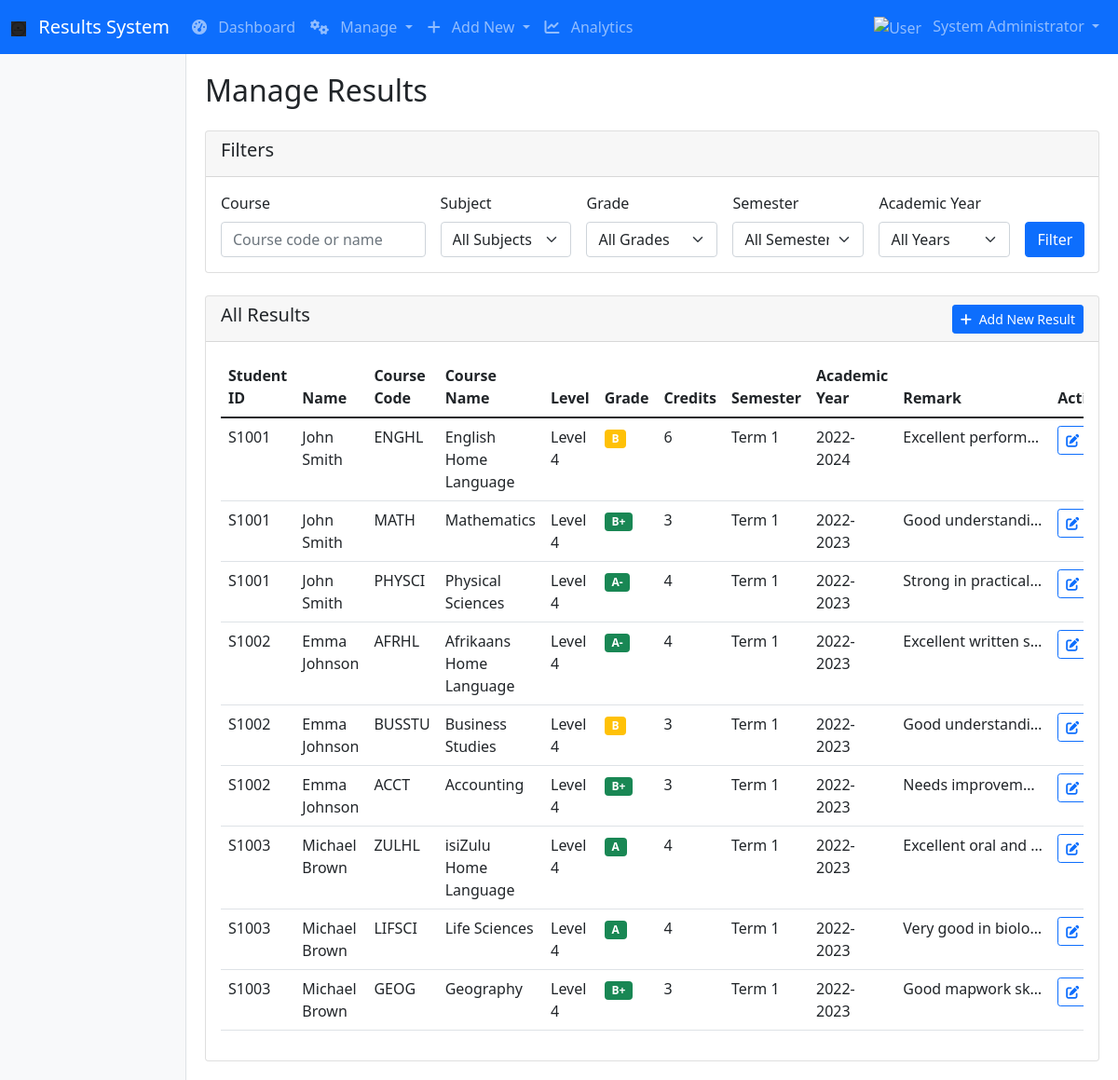
The page /admin/results (signed in) on the database as committed earlier.
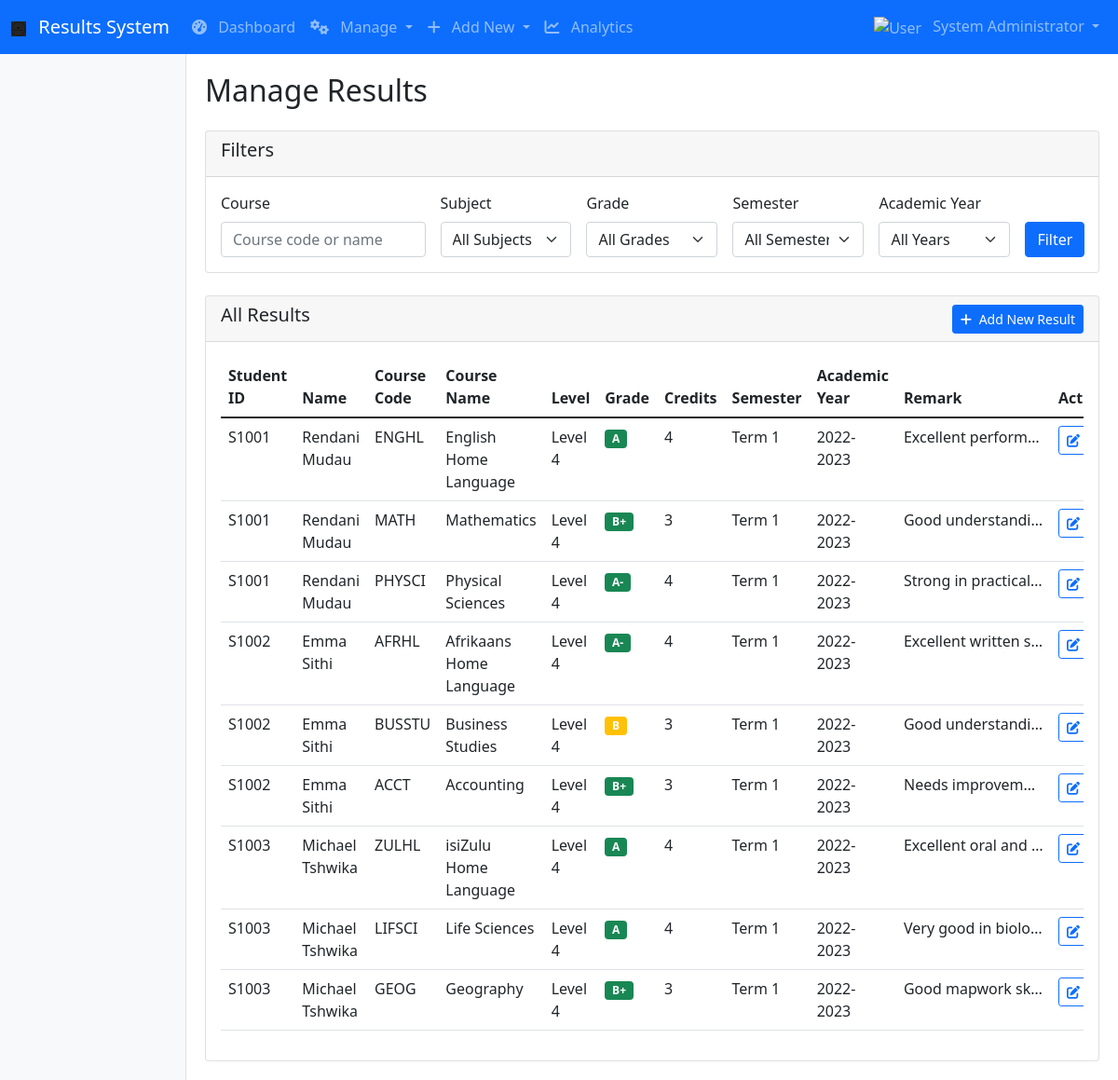
The same page on the database as committed later.
### tables this page shows
CREATE TABLE results
                 (id INTEGER PRIMARY KEY AUTOINCREMENT,
                 student_id TEXT NOT NULL,
                 course_code TEXT NOT NULL,
                 course_name TEXT NOT NULL,
                 subject_level TEXT,
                 grade TEXT NOT NULL,
                 credits INTEGER,
                 semester TEXT NOT NULL,
                 academic_year TEXT NOT NULL,
                 remark TEXT,
                 FOREIGN KEY (student_id) REFERENCES students (student_id));

CREATE TABLE students
                 (id INTEGER PRIMARY KEY AUTOINCREMENT,
                 student_id TEXT UNIQUE NOT NULL,
                 full_name TEXT NOT NULL,
                 email TEXT NOT NULL,
                 program TEXT,
                 year INTEGER,
                 date_of_birth TEXT,
                 phone_number TEXT,
                 address TEXT);

### app.py (the view)
    def decorated_function(*args, **kwargs):
        if 'role' not in session or session['role'] != 'admin':
            flash('Admin access required.', 'danger')
            return redirect(url_for('login'))
        return f(*args, **kwargs)

### app.py (called while the page is built)
def get_db_connection():
    conn = sqlite3.connect('results.db')
    conn.row_factory = sqlite3.Row
    return conn

def admin_required(f):
    def decorated_function(*args, **kwargs):
        if 'role' not in session or session['role'] != 'admin':
            flash('Admin access required.', 'danger')
            return redirect(url_for('login'))
        return f(*args, **kwargs)
    decorated_function.__name__ = f.__name__
    return decorated_function

@app.context_processor
def utility_processor():
    def now(format='%Y-%m-%d %H:%M'):
        return datetime.now().strftime(format)
    return dict(now=now)

### templates/manage_results.html (shortened to what this page needs)
{% extends "base.html" %}
{% block content %}
<h2 class="mb-4">Manage Results</h2>
<div class="card mb-4">
    <div class="card-header">
        <h5>Filters</h5>
    </div>
    <div class="card-body">
        <form method="GET" class="row g-3">
            <div class="col-md-3">
                <label for="course" class="form-label">Course</label>
                <input type="text" class="form-control" id="course" name="course" value="{{ current_filters.course }}" placeholder="Course code or name">
            </div>
            <div class="col-md-2">
                <label for="subject" class="form-label">Subject</label>
                <select class="form-select" id="subject" name="subject">
                    <option value="">All Subjects</option>
                </select>
            </div>
            <div class="col-md-2">
                <label for="grade" class="form-label">Grade</label>
                <select class="form-select" id="grade" name="grade">
                    <option value="">All Grades</option>
                </select>
            </div>
            <div class="col-md-2">
                <label for="semester" class="form-label">Semester</label>
                <select class="form-select" id="semester" name="semester">
                    <option value="">All Semesters</option>
                </select>
            </div>
            <div class="col-md-2">
                <label for="year" class="form-label">Academic Year</label>
                <select class="form-select" id="year" name="year">
                    <option value="">All Years</option>
                </select>
            </div>
            <div class="col-md-1 d-flex align-items-end">
                <button type="submit" class="btn btn-primary">Filter</button>
            </div>
        </form>
    </div>
</div>
<div class="card">
    <div class="card-header d-flex justify-content-between align-items-center">
        <h5>All Results</h5>
        <a href="{{ url_for('add_result') }}" class="btn btn-primary btn-sm">
            <i class="fas fa-plus me-1"></i> Add New Result
        </a>
    </div>
    <div class="card-body">
        {% if results %}
        <div class="table-responsive">
            <table class="table table-hover">
                <thead>
                    <tr>
                        <th>Student ID</th>
                        <th>Name</th>
                        <th>Course Code</th>
                        <th>Course Name</th>
                        <th>Level</th>
                        <th>Grade</th>
                        <th>Credits</th>
                        <th>Semester</th>
                        <th>Academic Year</th>
                        <th>Remark</th>
                        <th>Actions</th>
                    </tr>
                </thead>
                <tbody>
                    {% for result in results %}
                    <tr>
                        <td>{{ result.student_id }}</td>
                        <td>{{ result.full_name }}</td>
                        <td>{{ result.course_code }}</td>
                        <td>{{ result.course_name }}</td>
                        <td>{{ result.subject_level or 'N/A' }}</td>
                        <td>
                            <span class="badge bg-{% if result.grade in ['A', 'A-', 'B+'] %}success{% elif result.grade in ['B', 'B-', 'C+'] %}warning{% else %}danger{% endif %}">
                                {{ result.grade }}
                            </span>
                        </td>
                        <td>{{ result.credits }}</td>
                        <td>{{ result.semester }}</td>
                        <td>{{ result.academic_year }}</td>
                        <td>
                            {% if result.remark %}
                            <span class="d-inline-block text-truncate" style="max-width: 150px;" title="{{ result.remark }}">
                                {{ result.remark }}
                            </span>
                            {% else %}
                            <span class="text-muted">No remark</span>
                            {% endif %}
                        </td>
                        <td>
                            <div class="btn-group btn-group-sm">
                                <a href="{{ url_for('edit_result', result_id=result.id) }}" class="btn btn-outline-primary" title="Edit">
                                    <i class="fas fa-edit"></i>
                                </a>
                            </div>
                        </td>
                    </tr>
                    {% endfor %}
                </tbody>
            </table>
        </div>
        {% else %}
        <p class="text-center">No results found.</p>
        {% endif %}
    </div>
</div>
{% endblock %}

### templates/base.html (shortened to what this page needs)
<!DOCTYPE html>
<html lang="en">
<head>
    <link href="https://cdn.jsdelivr.net/npm/bootstrap@5.1.3/dist/css/bootstrap.min.css" rel="stylesheet">
    <link href="https://cdnjs.cloudflare.com/ajax/libs/font-awesome/6.0.0/css/all.min.css" rel="stylesheet">
</head>
<body>
    <nav class="navbar navbar-expand-lg navbar-dark bg-primary">
        <div class="container-fluid">
            <a class="navbar-brand" href="{{ url_for('index') }}">
                <img src="{{ url_for('static', filename='images/Logo.png') }}" alt="Logo" class="nav-icon" height="24">
                Results System
            </a>
            <div class="collapse navbar-collapse" id="navbarNav">
                <ul class="navbar-nav me-auto">
                    {% if session.role == 'admin' %}
                    <li class="nav-item">
                        <a class="nav-link" href="{{ url_for('admin_dashboard') }}">
                            <i class="fas fa-tachometer-alt me-2"></i>
                            Dashboard
                        </a>
                    </li>
                    <li class="nav-item dropdown">
                        <a class="nav-link dropdown-toggle" href="#" id="manageDropdown" role="button" data-bs-toggle="dropdown">
                            <i class="fas fa-cogs me-2"></i>
                            Manage
                        </a>
                    </li>
                    <li class="nav-item dropdown">
                        <a class="nav-link dropdown-toggle" href="#" id="addDropdown" role="button" data-bs-toggle="dropdown">
                            <i class="fas fa-plus me-2"></i>
                            Add New
                        </a>
                    </li>
                    <li class="nav-item">
                        <a class="nav-link" href="{{ url_for('analytics') }}">
                            <i class="fas fa-chart-line me-2"></i>
                            Analytics
                        </a>
                    </li>
                    {% endif %}
                </ul>
                <ul class="navbar-nav">
                    {% if session.username %}
                    <li class="nav-item dropdown">
                        <a class="nav-link dropdown-toggle" href="#" id="userDropdown" role="button" data-bs-toggle="dropdown">
                            <img src="{{ url_for('static', filename='images/user.png') }}" alt="User" class="nav-icon">
                            {{ session.full_name }}
                        </a>
                    </li>
                    {% endif %}
                </ul>
            </div>
        </div>
    </nav>
    <div class="container-fluid">
        <div class="row">
            {% if session.role %}
            <div class="col-md-2 sidebar p-3">
            </div>
            <div class="col-md-10 main-content">
                {% block content %}{% endblock %}
            </div>
            {% else %}
            <div class="col-12">
                {% block content_public %}{% endblock %}
            </div>
            {% endif %}
        </div>
    </div>
</body>
</html>

### templates/base.html (style rules this page uses)
.sidebar { min-height: calc(100vh - 56px); background-color: #f8f9fa; border-right: 1px solid #dee2e6; }
.main-content { padding: 20px; }
.nav-icon { width: 16px; height: 16px; margin-right: 8px; }

Rows that differ between the two databases and show on the page:
changed results "ENGHL": full_name "John Smith" → "Rendani Mudau"; grade "B" → "A"; credits "6" → "4"; academic_year "2022-2024" → "2022-2023"
changed through a linked row, results "MATH": full_name "John Smith" → "Rendani Mudau"
changed through a linked row, results "PHYSCI": full_name "John Smith" → "Rendani Mudau"
changed through a linked row, results "AFRHL": full_name "Emma Johnson" → "Emma Sithi"
changed through a linked row, results "BUSSTU": full_name "Emma Johnson" → "Emma Sithi"
changed through a linked row, results "ACCT": full_name "Emma Johnson" → "Emma Sithi"
changed through a linked row, results "ZULHL": full_name "Michael Brown" → "Michael Tshwika"
changed through a linked row, results "LIFSCI": full_name "Michael Brown" → "Michael Tshwika"
changed through a linked row, results "GEOG": full_name "Michael Brown" → "Michael Tshwika"
